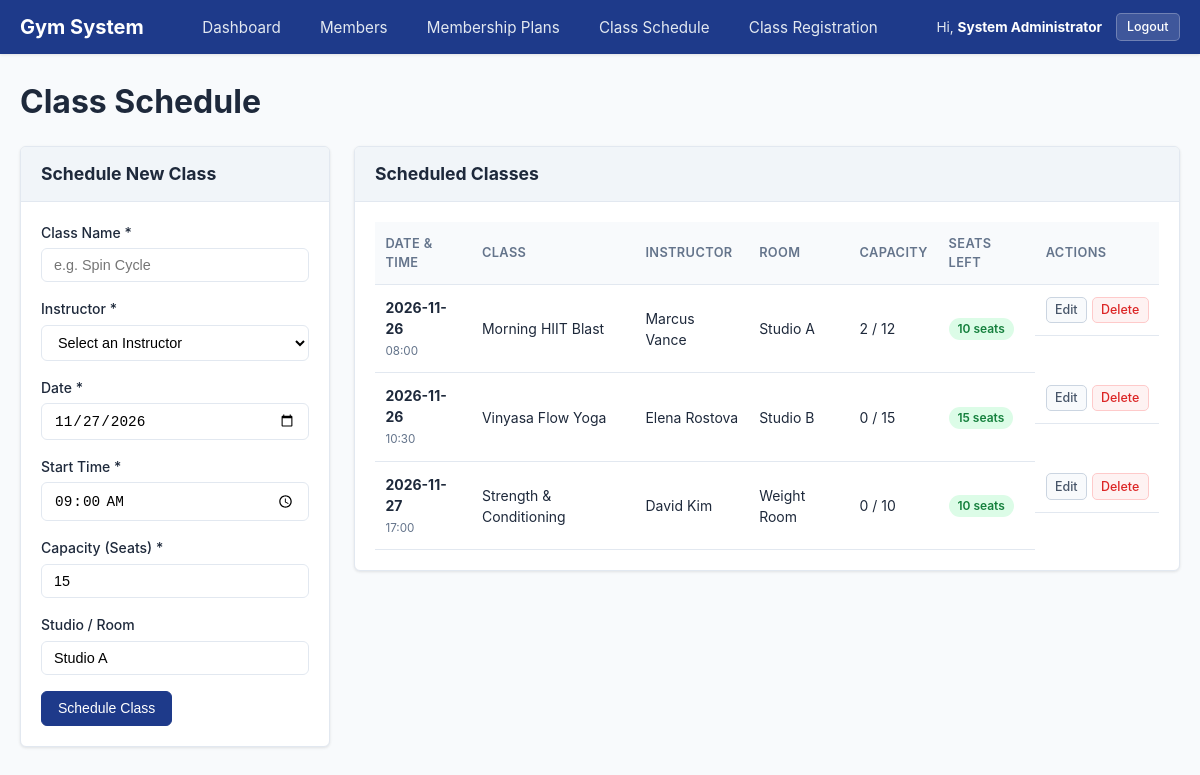
The page /pages/schedule.php (signed in) on the database its author committed.
### tables this page shows
CREATE TABLE IF NOT EXISTS `classes` (
    `id` INT AUTO_INCREMENT PRIMARY KEY,
    `class_name` VARCHAR(100) NOT NULL,
    `instructor_id` INT NOT NULL,
    `class_date` DATE NOT NULL,
    `start_time` TIME NOT NULL,
    `capacity` INT NOT NULL,
    `room` VARCHAR(50) NOT NULL,
    `created_at` TIMESTAMP DEFAULT CURRENT_TIMESTAMP,
    CONSTRAINT `fk_classes_instructor` FOREIGN KEY (`instructor_id`) REFERENCES `instructors` (`id`) ON DELETE RESTRICT
);

CREATE TABLE IF NOT EXISTS `instructors` (
    `id` INT AUTO_INCREMENT PRIMARY KEY,
    `full_name` VARCHAR(100) NOT NULL,
    `email` VARCHAR(100) NOT NULL,
    `created_at` TIMESTAMP DEFAULT CURRENT_TIMESTAMP
);

### includes/functions.php (called while the page is built, shortened)
<?php
function escape($value) {
    return htmlspecialchars((string)$value, ENT_QUOTES, 'UTF-8');
}

### models/gym_class.php (called while the page is built, shortened)
<?php
class GymClass {
    private $db_connection;
    public function __construct($db_connection) {
        $this->db_connection = $db_connection;
    }
    public function getAll() {
        $sql_query = "
            SELECT c.*, i.full_name AS instructor_name, i.email AS instructor_email,
                   COUNT(r.id) AS registered_count,
                   (c.capacity - COUNT(r.id)) AS seats_remaining
            FROM classes c
            JOIN instructors i ON c.instructor_id = i.id
            LEFT JOIN registrations r ON c.id = r.class_id
            GROUP BY c.id
            ORDER BY c.class_date ASC, c.start_time ASC
        ";
        $statement = $this->db_connection->prepare($sql_query);
        $statement->execute();
        return $statement->fetchAll();
    }
}

### pages/schedule.php (the view, shortened to what this page needs)
<?php
require_once __DIR__ . '/../includes/header.php';
require_once __DIR__ . '/../models/gym_class.php';
$pdo_connection = getDbConnection();
$class_model = new GymClass($pdo_connection);
$edit_class = null;
$default_capacity = 15;
$all_classes = $class_model->getAll();
?>
<div class="page-title-row">
    <h1>Class Schedule</h1>
</div>
<div class="row">
    <div class="col-form">
        <div class="card">
            <div class="card-header">
                <h2><?php echo $edit_class ? 'Edit Class' : 'Schedule New Class'; ?></h2>
            </div>
            <div class="card-body">
                <form method="POST" action="<?php echo escape(BASE_URL); ?>/pages/schedule.php" class="validated-form">
                    <div class="form-group">
                        <label for="class_name">Class Name *</label>
                        <input type="text" id="class_name" name="class_name" required class="form-control"
                               value="<?php echo escape($edit_class['class_name'] ?? ''); ?>" placeholder="e.g. Spin Cycle">
                    </div>
                    <div class="form-group">
                        <label for="instructor_id">Instructor *</label>
                        <select id="instructor_id" name="instructor_id" required class="form-control">
                            <option value="">Select an Instructor</option>
                        </select>
                    </div>
                    <div class="form-group">
                        <label for="class_date">Date *</label>
                        <input type="date" id="class_date" name="class_date" required class="form-control"
                               value="<?php echo escape($edit_class['class_date'] ?? date('Y-m-d')); ?>">
                    </div>
                    <div class="form-group">
                        <label for="start_time">Start Time *</label>
                        <input type="time" id="start_time" name="start_time" required class="form-control"
                               value="<?php echo escape($edit_class['start_time'] ?? '09:00'); ?>">
                    </div>
                    <div class="form-group">
                        <label for="capacity">Capacity (Seats) *</label>
                        <input type="number" id="capacity" name="capacity" min="1" required class="form-control"
                               value="<?php echo escape($edit_class['capacity'] ?? $default_capacity); ?>">
                    </div>
                    <div class="form-group">
                        <label for="room">Studio / Room</label>
                        <input type="text" id="room" name="room" class="form-control"
                               value="<?php echo escape($edit_class['room'] ?? 'Studio A'); ?>">
                    </div>
                    <button type="submit" class="btn btn-primary">
                        <?php echo $edit_class ? 'Update Class' : 'Schedule Class'; ?>
                    </button>
                </form>
            </div>
        </div>
    </div>
    <div class="col-table">
        <div class="card">
            <div class="card-header">
                <h2>Scheduled Classes</h2>
            </div>
            <div class="card-body">
                <?php if (empty($all_classes)): ?>
                    <p class="text-muted">No classes scheduled.</p>
                <?php else: ?>
                    <div class="table-responsive">
                        <table class="data-table">
                            <thead>
                                <tr>
                                    <th>Date &amp; Time</th>
                                    <th>Class</th>
                                    <th>Instructor</th>
                                    <th>Room</th>
                                    <th>Capacity</th>
                                    <th>Seats Left</th>
                                    <th>Actions</th>
                                </tr>
                            </thead>
                            <tbody>
                                <?php foreach ($all_classes as $class_row): ?>
                                    <tr>
                                        <td>
                                            <strong><?php echo escape($class_row['class_date']); ?></strong><br>
                                            <small class="text-muted"><?php echo escape(substr($class_row['start_time'], 0, 5)); ?></small>
                                        </td>
                                        <td><?php echo escape($class_row['class_name']); ?></td>
                                        <td><?php echo escape($class_row['instructor_name']); ?></td>
                                        <td><?php echo escape($class_row['room']); ?></td>
                                        <td><?php echo escape($class_row['registered_count'] . ' / ' . $class_row['capacity']); ?></td>
                                        <td>
                                            <span class="badge <?php echo $class_row['seats_remaining'] > 0 ? 'badge-success' : 'badge-danger'; ?>">
                                                <?php echo escape($class_row['seats_remaining']); ?> seats
                                            </span>
                                        </td>
                                        <td class="table-actions">
                                            <a href="<?php echo escape(BASE_URL); ?>/pages/schedule.php?action=edit&amp;id=<?php echo escape($class_row['id']); ?>"
                                               class="btn btn-sm btn-secondary">Edit</a>
                                            <a href="<?php echo escape(BASE_URL); ?>/pages/schedule.php?action=delete&amp;id=<?php echo escape($class_row['id']); ?>"
                                               class="btn btn-sm btn-danger delete-btn" data-confirm="Are you sure you want to remove this class?">Delete</a>
                                        </td>
                                    </tr>
                                <?php endforeach; ?>
                            </tbody>
                        </table>
                    </div>
                <?php endif; ?>
            </div>
        </div>
    </div>
</div>
<?php require_once __DIR__ . '/../includes/footer.php'; ?>

### assets/css/style.css (style rules this page uses)
:root { --primary-color: #1e3a8a; --primary-hover: #172554; --secondary-color: #64748b; --secondary-hover: #475569; --success-color: #15803d; --danger-color: #b91c1c; --warning-color: #b45309; --bg-color: #f8fafc; --card-bg: #ffffff; --text-color: #1e293b; --text-muted: #64748b; --border-color: #e2e8f0; --radius: 6px; --shadow: 0 1px 3px rgba(0, 0, 0, 0.1); }
* { box-sizing: border-box; margin: 0; padding: 0; }
body { font-family: -apple-system, BlinkMacSystemFont, "Segoe UI", Roboto, Helvetica, Arial, sans-serif; background-color: var(--bg-color); color: var(--text-color); line-height: 1.5; display: flex; flex-direction: column; min-height: 100vh; }
.page-title-row { margin-bottom: 1.25rem; }
.row { display: flex; flex-wrap: wrap; gap: 1.5rem; }
.col-form { flex: 0 0 310px; max-width: 310px; }
.col-table { flex: 1 1 0; min-width: 0; }
.card { background-color: var(--card-bg); border: 1px solid var(--border-color); border-radius: var(--radius); box-shadow: var(--shadow); margin-bottom: 1.5rem; overflow: hidden; }
.card-header { background-color: #f1f5f9; padding: 0.85rem 1.25rem; border-bottom: 1px solid var(--border-color); display: flex; justify-content: space-between; align-items: center; }
.card-header h2 { font-size: 1.1rem; margin: 0; }
.card-body { padding: 1.25rem; }
.table-responsive { width: 100%; overflow-x: auto; -webkit-overflow-scrolling: touch; }
.data-table { width: 100%; border-collapse: collapse; font-size: 0.875rem; }
.data-table th, .data-table td { padding: 0.75rem 0.65rem; border-bottom: 1px solid var(--border-color); text-align: left; vertical-align: middle; }
.data-table th { background-color: #f8fafc; color: var(--text-muted); font-weight: 600; font-size: 0.8rem; text-transform: uppercase; letter-spacing: 0.03em; }
.table-actions { display: inline-flex; align-items: center; gap: 0.3rem; white-space: nowrap; }
.table-actions .btn { padding: 0.28rem 0.52rem; font-size: 0.78rem; }
.form-group { margin-bottom: 1rem; }
.form-group label { display: block; margin-bottom: 0.35rem; font-size: 0.875rem; font-weight: 500; }
.form-control { width: 100%; padding: 0.5rem 0.75rem; font-size: 0.9rem; border: 1px solid var(--border-color); border-radius: var(--radius); outline: none; background-color: #ffffff; }
.btn { display: inline-flex; align-items: center; justify-content: center; padding: 0.5rem 1rem; font-size: 0.875rem; font-weight: 500; line-height: 1.25; text-align: center; text-decoration: none; border: 1px solid transparent; border-radius: var(--radius); cursor: pointer; white-space: nowrap; transition: all 0.15s ease-in-out; }
.btn-primary { background-color: var(--primary-color); color: #ffffff; border-color: var(--primary-color); }
.btn-secondary { background-color: var(--secondary-color); color: #ffffff; border-color: var(--secondary-color); }
.btn-danger { background-color: var(--danger-color); color: #ffffff; border-color: var(--danger-color); }
.btn-sm { padding: 0.35rem 0.65rem; font-size: 0.78rem; font-weight: 500; border-radius: 5px; white-space: nowrap; }
.table-actions .btn-secondary, .btn-sm.btn-secondary { background-color: #f8fafc; color: #475569; border: 1px solid #cbd5e1; }
.table-actions .btn-danger, .btn-sm.btn-danger { background-color: #fef2f2; color: #dc2626; border: 1px solid #fecaca; }
.badge { display: inline-block; padding: 0.25rem 0.55rem; border-radius: 9999px; font-size: 0.75rem; font-weight: 600; line-height: 1.2; white-space: nowrap; }
.badge-success { background-color: #dcfce7; color: var(--success-color); }
.text-muted { color: var(--text-muted); }

### rows shown on the page
classes: class_date "2026-11-26", start_time "08:00", class_name "Morning HIIT Blast", instructor.full_name "Marcus Vance", room "Studio A", capacity "2 / 12", seats_remaining "10"
classes: class_date "2026-11-26", start_time "10:30", class_name "Vinyasa Flow Yoga", instructor.full_name "Elena Rostova", room "Studio B", capacity "0 / 15", seats_remaining "15"
classes: class_date "2026-11-27", start_time "17:00", class_name "Strength & Conditioning", instructor.full_name "David Kim", room "Weight Room", capacity "0 / 10", seats_remaining "10"

### other values the page prints
$current_user['name'] "System Administrator"
